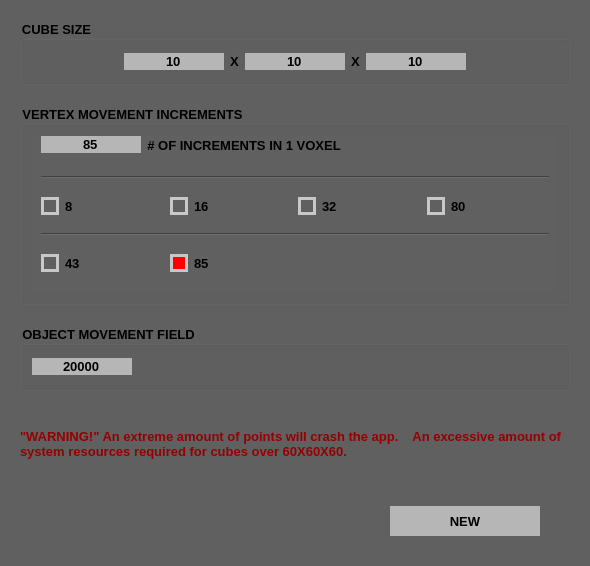
<?xml version="1.0" encoding="UTF-8"?>
<ui version="4.0">
 <class>NewSceneDlg</class>
 <widget class="QDialog" name="NewSceneDlg">
  <property name="geometry">
   <rect>
    <x>0</x>
    <y>0</y>
    <width>590</width>
    <height>566</height>
   </rect>
  </property>
  <property name="windowTitle">
   <string>NEW</string>
  </property>
  <property name="styleSheet">
   <string notr="true">background-color: rgb(96, 96, 96);</string>
  </property>
  <layout class="QVBoxLayout" name="verticalLayout">
   <property name="spacing">
    <number>20</number>
   </property>
   <property name="leftMargin">
    <number>20</number>
   </property>
   <property name="topMargin">
    <number>20</number>
   </property>
   <property name="rightMargin">
    <number>20</number>
   </property>
   <property name="bottomMargin">
    <number>20</number>
   </property>
   <item>
    <widget class="QGroupBox" name="groupCubeSize">
     <property name="font">
      <font>
       <pointsize>10</pointsize>
       <weight>75</weight>
       <bold>true</bold>
      </font>
     </property>
     <property name="title">
      <string>CUBE SIZE</string>
     </property>
     <layout class="QHBoxLayout" name="horizontalLayout">
      <item>
       <spacer name="horizontalSpacer_2">
        <property name="orientation">
         <enum>Qt::Horizontal</enum>
        </property>
        <property name="sizeHint" stdset="0">
         <size>
          <width>40</width>
          <height>20</height>
         </size>
        </property>
       </spacer>
      </item>
      <item>
       <widget class="QLineEdit" name="edtCubeSizeX">
        <property name="maximumSize">
         <size>
          <width>100</width>
          <height>16777215</height>
         </size>
        </property>
        <property name="font">
         <font>
          <pointsize>10</pointsize>
          <weight>75</weight>
          <bold>true</bold>
         </font>
        </property>
        <property name="styleSheet">
         <string notr="true">background-color: rgb(182, 182, 182);
</string>
        </property>
        <property name="text">
         <string>10</string>
        </property>
        <property name="frame">
         <bool>false</bool>
        </property>
        <property name="alignment">
         <set>Qt::AlignCenter</set>
        </property>
        <property name="placeholderText">
         <string>X</string>
        </property>
       </widget>
      </item>
      <item>
       <widget class="QLabel" name="label">
        <property name="font">
         <font>
          <pointsize>10</pointsize>
          <weight>75</weight>
          <bold>true</bold>
         </font>
        </property>
        <property name="text">
         <string>X</string>
        </property>
        <property name="alignment">
         <set>Qt::AlignCenter</set>
        </property>
       </widget>
      </item>
      <item>
       <widget class="QLineEdit" name="edtCubeSizeY">
        <property name="maximumSize">
         <size>
          <width>100</width>
          <height>16777215</height>
         </size>
        </property>
        <property name="font">
         <font>
          <pointsize>10</pointsize>
          <weight>75</weight>
          <bold>true</bold>
         </font>
        </property>
        <property name="styleSheet">
         <string notr="true">background-color: rgb(182, 182, 182);
</string>
        </property>
        <property name="text">
         <string>10</string>
        </property>
        <property name="frame">
         <bool>false</bool>
        </property>
        <property name="alignment">
         <set>Qt::AlignCenter</set>
        </property>
        <property name="placeholderText">
         <string>Y</string>
        </property>
       </widget>
      </item>
      <item>
       <widget class="QLabel" name="label_2">
        <property name="font">
         <font>
          <pointsize>10</pointsize>
          <weight>75</weight>
          <bold>true</bold>
         </font>
        </property>
        <property name="text">
         <string>X</string>
        </property>
        <property name="alignment">
         <set>Qt::AlignCenter</set>
        </property>
       </widget>
      </item>
      <item>
       <widget class="QLineEdit" name="edtCubeSizeZ">
        <property name="maximumSize">
         <size>
          <width>100</width>
          <height>16777215</height>
         </size>
        </property>
        <property name="font">
         <font>
          <pointsize>10</pointsize>
          <weight>75</weight>
          <bold>true</bold>
         </font>
        </property>
        <property name="styleSheet">
         <string notr="true">background-color: rgb(182, 182, 182);
</string>
        </property>
        <property name="text">
         <string>10</string>
        </property>
        <property name="frame">
         <bool>false</bool>
        </property>
        <property name="alignment">
         <set>Qt::AlignCenter</set>
        </property>
        <property name="placeholderText">
         <string>Z</string>
        </property>
       </widget>
      </item>
      <item>
       <spacer name="horizontalSpacer_3">
        <property name="orientation">
         <enum>Qt::Horizontal</enum>
        </property>
        <property name="sizeHint" stdset="0">
         <size>
          <width>40</width>
          <height>20</height>
         </size>
        </property>
       </spacer>
      </item>
     </layout>
    </widget>
   </item>
   <item>
    <widget class="QGroupBox" name="groupVertexIncrement">
     <property name="minimumSize">
      <size>
       <width>0</width>
       <height>200</height>
      </size>
     </property>
     <property name="font">
      <font>
       <pointsize>10</pointsize>
       <weight>75</weight>
       <bold>true</bold>
      </font>
     </property>
     <property name="title">
      <string>VERTEX MOVEMENT INCREMENTS</string>
     </property>
     <layout class="QVBoxLayout" name="verticalLayout_2">
      <property name="spacing">
       <number>0</number>
      </property>
      <item>
       <widget class="QWidget" name="widget" native="true">
        <property name="sizePolicy">
         <sizepolicy hsizetype="Preferred" vsizetype="Maximum">
          <horstretch>0</horstretch>
          <verstretch>0</verstretch>
         </sizepolicy>
        </property>
        <layout class="QHBoxLayout" name="horizontalLayout_2">
         <property name="topMargin">
          <number>0</number>
         </property>
         <property name="bottomMargin">
          <number>0</number>
         </property>
         <item>
          <widget class="QLineEdit" name="edtVertexInc">
           <property name="maximumSize">
            <size>
             <width>100</width>
             <height>16777215</height>
            </size>
           </property>
           <property name="font">
            <font>
             <pointsize>10</pointsize>
             <weight>75</weight>
             <bold>true</bold>
            </font>
           </property>
           <property name="styleSheet">
            <string notr="true">background-color: rgb(182, 182, 182);
</string>
           </property>
           <property name="text">
            <string>85</string>
           </property>
           <property name="frame">
            <bool>false</bool>
           </property>
           <property name="alignment">
            <set>Qt::AlignCenter</set>
           </property>
          </widget>
         </item>
         <item>
          <widget class="QLabel" name="label_3">
           <property name="font">
            <font>
             <pointsize>10</pointsize>
             <weight>75</weight>
             <bold>true</bold>
            </font>
           </property>
           <property name="text">
            <string># OF INCREMENTS IN 1 VOXEL</string>
           </property>
           <property name="alignment">
            <set>Qt::AlignCenter</set>
           </property>
          </widget>
         </item>
         <item>
          <spacer name="horizontalSpacer_5">
           <property name="orientation">
            <enum>Qt::Horizontal</enum>
           </property>
           <property name="sizeHint" stdset="0">
            <size>
             <width>40</width>
             <height>20</height>
            </size>
           </property>
          </spacer>
         </item>
        </layout>
       </widget>
      </item>
      <item>
       <widget class="QWidget" name="widget_2" native="true">
        <layout class="QGridLayout" name="gridLayout">
         <item row="1" column="1">
          <widget class="QRadioButton" name="rad_16VertexInc">
           <property name="font">
            <font>
             <pointsize>10</pointsize>
             <weight>75</weight>
             <bold>true</bold>
            </font>
           </property>
           <property name="styleSheet">
            <string notr="true">QRadioButton {
}

QRadioButton::indicator {
    width:                  12px;
    height:                 12px;
    border-radius:          0px;
}

QRadioButton::indicator:checked {
    background-color:       red;
        border:                 3px solid rgb(200,200,200);
}

QRadioButton::indicator:unchecked {
    background-color:       rgb(96,96,96);
    border:                 3px solid rgb(200,200,200);
}</string>
           </property>
           <property name="text">
            <string>16</string>
           </property>
          </widget>
         </item>
         <item row="3" column="1">
          <widget class="QRadioButton" name="rad_85VertexInc">
           <property name="font">
            <font>
             <pointsize>10</pointsize>
             <weight>75</weight>
             <bold>true</bold>
            </font>
           </property>
           <property name="styleSheet">
            <string notr="true">QRadioButton {
}

QRadioButton::indicator {
    width:                  12px;
    height:                 12px;
    border-radius:          0px;
}

QRadioButton::indicator:checked {
    background-color:       red;
        border:                 3px solid rgb(200,200,200);
}

QRadioButton::indicator:unchecked {
    background-color:       rgb(96,96,96);
    border:                 3px solid rgb(200,200,200);
}</string>
           </property>
           <property name="text">
            <string>85</string>
           </property>
           <property name="checked">
            <bool>true</bool>
           </property>
          </widget>
         </item>
         <item row="1" column="0">
          <widget class="QRadioButton" name="rad_8VertexInc">
           <property name="font">
            <font>
             <pointsize>10</pointsize>
             <weight>75</weight>
             <bold>true</bold>
            </font>
           </property>
           <property name="styleSheet">
            <string notr="true">QRadioButton {
}

QRadioButton::indicator {
    width:                  12px;
    height:                 12px;
    border-radius:          0px;
}

QRadioButton::indicator:checked {
    background-color:       red;
        border:                 3px solid rgb(200,200,200);
}

QRadioButton::indicator:unchecked {
    background-color:       rgb(96,96,96);
    border:                 3px solid rgb(200,200,200);
}</string>
           </property>
           <property name="text">
            <string>8</string>
           </property>
           <property name="checked">
            <bool>false</bool>
           </property>
          </widget>
         </item>
         <item row="2" column="0" colspan="4">
          <widget class="Line" name="line">
           <property name="orientation">
            <enum>Qt::Horizontal</enum>
           </property>
          </widget>
         </item>
         <item row="1" column="2">
          <widget class="QRadioButton" name="rad_32VertexInc">
           <property name="font">
            <font>
             <pointsize>10</pointsize>
             <weight>75</weight>
             <bold>true</bold>
            </font>
           </property>
           <property name="styleSheet">
            <string notr="true">QRadioButton {
}

QRadioButton::indicator {
    width:                  12px;
    height:                 12px;
    border-radius:          0px;
}

QRadioButton::indicator:checked {
    background-color:       red;
        border:                 3px solid rgb(200,200,200);
}

QRadioButton::indicator:unchecked {
    background-color:       rgb(96,96,96);
    border:                 3px solid rgb(200,200,200);
}</string>
           </property>
           <property name="text">
            <string>32</string>
           </property>
          </widget>
         </item>
         <item row="3" column="0">
          <widget class="QRadioButton" name="rad_43VertexInc">
           <property name="font">
            <font>
             <pointsize>10</pointsize>
             <weight>75</weight>
             <bold>true</bold>
            </font>
           </property>
           <property name="styleSheet">
            <string notr="true">QRadioButton {
}

QRadioButton::indicator {
    width:                  12px;
    height:                 12px;
    border-radius:          0px;
}

QRadioButton::indicator:checked {
    background-color:       red;
        border:                 3px solid rgb(200,200,200);
}

QRadioButton::indicator:unchecked {
    background-color:       rgb(96,96,96);
    border:                 3px solid rgb(200,200,200);
}</string>
           </property>
           <property name="text">
            <string>43</string>
           </property>
          </widget>
         </item>
         <item row="1" column="3">
          <widget class="QRadioButton" name="rad_80VertexInc">
           <property name="font">
            <font>
             <pointsize>10</pointsize>
             <weight>75</weight>
             <bold>true</bold>
            </font>
           </property>
           <property name="styleSheet">
            <string notr="true">QRadioButton {
}

QRadioButton::indicator {
    width:                  12px;
    height:                 12px;
    border-radius:          0px;
}

QRadioButton::indicator:checked {
    background-color:       red;
        border:                 3px solid rgb(200,200,200);
}

QRadioButton::indicator:unchecked {
    background-color:       rgb(96,96,96);
    border:                 3px solid rgb(200,200,200);
}</string>
           </property>
           <property name="text">
            <string>80</string>
           </property>
          </widget>
         </item>
         <item row="0" column="0" colspan="4">
          <widget class="Line" name="line_2">
           <property name="orientation">
            <enum>Qt::Horizontal</enum>
           </property>
          </widget>
         </item>
        </layout>
       </widget>
      </item>
     </layout>
    </widget>
   </item>
   <item>
    <widget class="QGroupBox" name="groupObjectIncrement">
     <property name="font">
      <font>
       <pointsize>10</pointsize>
       <weight>75</weight>
       <bold>true</bold>
      </font>
     </property>
     <property name="title">
      <string>OBJECT MOVEMENT FIELD</string>
     </property>
     <layout class="QGridLayout" name="gridLayout_3">
      <item row="0" column="0">
       <widget class="QLineEdit" name="edtObjMove">
        <property name="maximumSize">
         <size>
          <width>100</width>
          <height>16777215</height>
         </size>
        </property>
        <property name="font">
         <font>
          <pointsize>10</pointsize>
          <weight>75</weight>
          <bold>true</bold>
         </font>
        </property>
        <property name="styleSheet">
         <string notr="true">background-color: rgb(182, 182, 182);
</string>
        </property>
        <property name="text">
         <string>20000</string>
        </property>
        <property name="frame">
         <bool>false</bool>
        </property>
        <property name="alignment">
         <set>Qt::AlignCenter</set>
        </property>
       </widget>
      </item>
      <item row="0" column="1">
       <spacer name="horizontalSpacer_4">
        <property name="orientation">
         <enum>Qt::Horizontal</enum>
        </property>
        <property name="sizeHint" stdset="0">
         <size>
          <width>40</width>
          <height>20</height>
         </size>
        </property>
       </spacer>
      </item>
     </layout>
    </widget>
   </item>
   <item>
    <widget class="QLabel" name="lblWarning">
     <property name="font">
      <font>
       <pointsize>10</pointsize>
       <weight>75</weight>
       <bold>true</bold>
      </font>
     </property>
     <property name="styleSheet">
      <string notr="true">color:rgb(150, 0, 0);</string>
     </property>
     <property name="text">
      <string>&quot;WARNING!&quot; An extreme amount of points will crash the app.    An excessive amount of system resources required for cubes over 60X60X60.</string>
     </property>
     <property name="wordWrap">
      <bool>true</bool>
     </property>
    </widget>
   </item>
   <item>
    <widget class="QWidget" name="horizontalWidget" native="true">
     <property name="maximumSize">
      <size>
       <width>16777215</width>
       <height>50</height>
      </size>
     </property>
     <layout class="QHBoxLayout" name="horizontalLayout_3">
      <property name="rightMargin">
       <number>30</number>
      </property>
      <item>
       <spacer name="horizontalSpacer">
        <property name="orientation">
         <enum>Qt::Horizontal</enum>
        </property>
        <property name="sizeHint" stdset="0">
         <size>
          <width>40</width>
          <height>20</height>
         </size>
        </property>
       </spacer>
      </item>
      <item>
       <widget class="QPushButton" name="btnNew">
        <property name="minimumSize">
         <size>
          <width>150</width>
          <height>30</height>
         </size>
        </property>
        <property name="maximumSize">
         <size>
          <width>16777215</width>
          <height>30</height>
         </size>
        </property>
        <property name="font">
         <font>
          <pointsize>10</pointsize>
          <weight>75</weight>
          <bold>true</bold>
         </font>
        </property>
        <property name="styleSheet">
         <string notr="true">QPushButton{
color: rgb(0, 0, 0);
background-color: rgb(182, 182, 182);
border:none;
}
QPushButton:hover{
color: rgb(0, 0, 0);
background-color: rgb(200, 200, 200);
border:none;
}
QPushButton:pressed{
color: rgb(0, 0, 0);
background-color: rgb(210, 210, 210);
border:none;
}
QPushButton:disabled {
color: rgb(96, 96, 96);
background-color: rgb(200, 200, 200);
border:none;
}</string>
        </property>
        <property name="text">
         <string>NEW</string>
        </property>
       </widget>
      </item>
     </layout>
    </widget>
   </item>
  </layout>
 </widget>
 <resources/>
 <connections>
  <connection>
   <sender>btnNew</sender>
   <signal>released()</signal>
   <receiver>NewSceneDlg</receiver>
   <slot>accept()</slot>
   <hints>
    <hint type="sourcelabel">
     <x>323</x>
     <y>239</y>
    </hint>
    <hint type="destinationlabel">
     <x>222</x>
     <y>140</y>
    </hint>
   </hints>
  </connection>
 </connections>
</ui>
